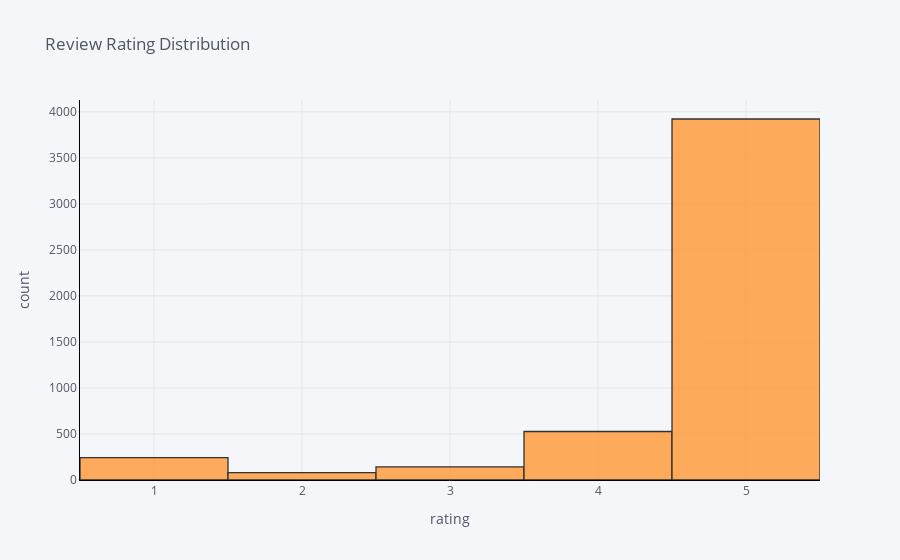

Here is the notebook cell this chart was saved with:
### Code cell
data['overall'].iplot(
    kind='hist',
    xTitle='rating',
    linecolor='black',
    yTitle='count',
    title='Review Rating Distribution')

### Figure 1 — Plotly figure (JSON) as saved in the notebook; plotly's stock layout.template omitted (floating-point values rounded to 4 significant figures; data arrays with more than 128 entries replaced by an {"elided": "..."} marker saying what was removed)
{"data": [{"histfunc": "count", "histnorm": "", "marker": {"color": "rgba(255, 153, 51, 1.0)", "line": {"color": "#000000", "width": 1.3}}, "name": "overall", "opacity": 0.8, "orientation": "v", "type": "histogram", "x": {"elided": "4915 int values"}}], "layout": {"barmode": "overlay", "legend": {"bgcolor": "#F5F6F9", "font": {"color": "#4D5663"}}, "paper_bgcolor": "#F5F6F9", "plot_bgcolor": "#F5F6F9", "title": {"font": {"color": "#4D5663"}, "text": "Review Rating Distribution"}, "xaxis": {"gridcolor": "#E1E5ED", "linecolor": "black", "showgrid": true, "tickfont": {"color": "#4D5663"}, "title": {"font": {"color": "#4D5663"}, "text": "rating"}, "zerolinecolor": "#E1E5ED"}, "yaxis": {"gridcolor": "#E1E5ED", "linecolor": "black", "showgrid": true, "tickfont": {"color": "#4D5663"}, "title": {"font": {"color": "#4D5663"}, "text": "count"}, "zerolinecolor": "#E1E5ED"}}}
